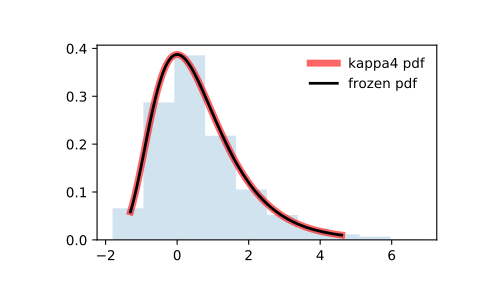

This chart was generated by the following Python code:
from scipy.stats import kappa4
import matplotlib.pyplot as plt
fig, ax = plt.subplots(1, 1)

# Calculate a few first moments:

h, k = 0.1, 0
mean, var, skew, kurt = kappa4.stats(h, k, moments='mvsk')

# Display the probability density function (``pdf``):

x = np.linspace(kappa4.ppf(0.01, h, k),
                kappa4.ppf(0.99, h, k), 100)
ax.plot(x, kappa4.pdf(x, h, k),
       'r-', lw=5, alpha=0.6, label='kappa4 pdf')

# Alternatively, the distribution object can be called (as a function)
# to fix the shape, location and scale parameters. This returns a "frozen"
# RV object holding the given parameters fixed.

# Freeze the distribution and display the frozen ``pdf``:

rv = kappa4(h, k)
ax.plot(x, rv.pdf(x), 'k-', lw=2, label='frozen pdf')

# Check accuracy of ``cdf`` and ``ppf``:

vals = kappa4.ppf([0.001, 0.5, 0.999], h, k)
np.allclose([0.001, 0.5, 0.999], kappa4.cdf(vals, h, k))
# True

# Generate random numbers:

r = kappa4.rvs(h, k, size=1000)

# And compare the histogram:

ax.hist(r, density=True, histtype='stepfilled', alpha=0.2)
ax.legend(loc='best', frameon=False)
plt.show()
